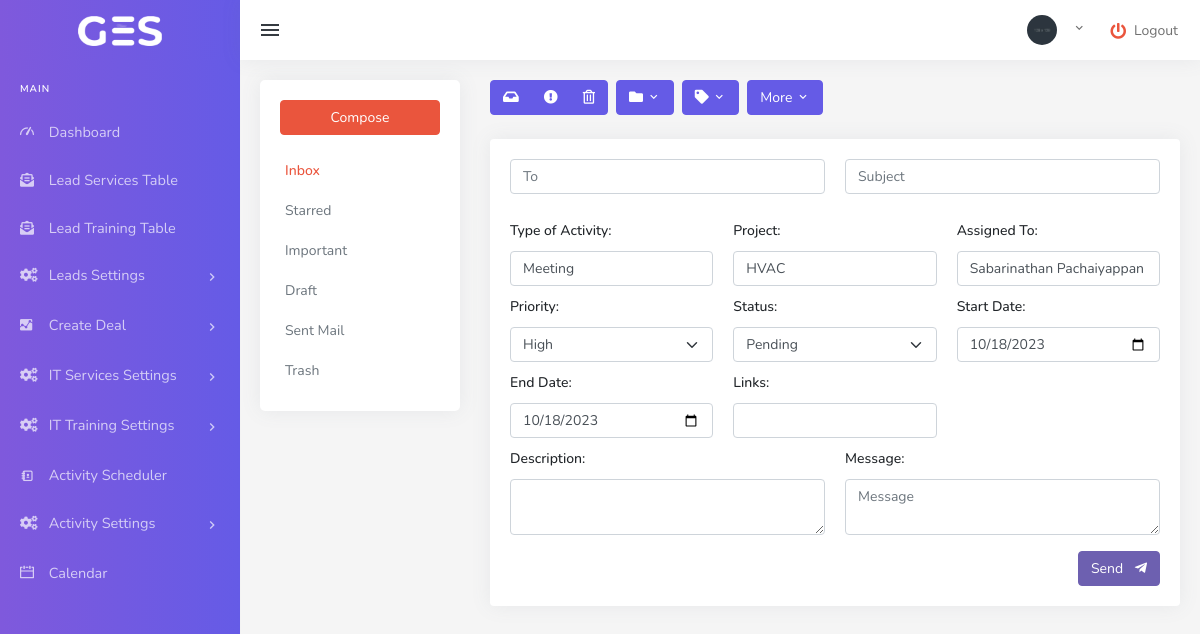
Screenshot of /ActivityController/email/5 with the database file from the repository.
### tables this page shows
CREATE TABLE `activityscheduler` (
  `ActivityID` int(11) NOT NULL,
  `TypeOfActivity` varchar(255) DEFAULT NULL,
  `Project` varchar(255) DEFAULT NULL,
  `AssignedTo` varchar(255) DEFAULT NULL,
  `Priority` varchar(50) DEFAULT NULL,
  `Status` varchar(50) DEFAULT NULL,
  `StartDate` date DEFAULT NULL,
  `EndDate` date DEFAULT NULL,
  `description` text DEFAULT NULL,
  `links` varchar(255) DEFAULT NULL
);

### application/controllers/ActivityController.php (called while the page is built, shortened)
<?php
class ActivityController extends CI_Controller {
    public function __construct() {
        $this->load->model('ActivityModel');
        $this->load->model('User_model');
        $this->load->model('Project_model');
    }
    public function email($activity_id) {
            $data['activity'] = $this->ActivityModel->get_activity($activity_id);
            $this->load->view('includes/header',$page_data);
            $this->load->view('email/index', $data);
            $this->load->view('includes/footer',$page_data);
    }
}
?>

### index.php (called while the page is built, shortened)
<?php
require_once BASEPATH.'core/CodeIgniter.php';

### application/models/ActivityModel.php (called while the page is built, shortened)
<?php
class ActivityModel extends CI_Model {
public function get_activity($activity_id) {
    try {
        $this->db->select('ActivityID, TypeOfActivity, Project, AssignedTo, Priority, Status, StartDate, EndDate, Description, Links');
        $this->db->where('ActivityID', $activity_id);
        $query = $this->db->get('activityscheduler');
        return $query->row();
    } catch (Exception $e) {
        log_message('error', 'Error fetching activity by ID: ' . $e->getMessage());
        return false;
    }
}
}
?>

### application/views/email/index.php (the view, shortened to what this page needs)
<div class="row">
                            <div class="col-12">
                                <div class="email-leftbar">
                                    <div class="d-grid">
                                        <a href="email-compose.html" class="btn btn-danger rounded btn-custom  waves-effect waves-light">Compose</a>
                                    </div>
                                    <div class="mail-list mt-3">
                                        <a href="#" class="active">Inbox <span class="ms-1"></span></a>
                                        <a href="#">Starred</a>
                                        <a href="#">Important</a>
                                        <a href="#">Draft</a>
                                        <a href="#">Sent Mail</a>
                                        <a href="#">Trash</a>
                                    </div>
                                </div>
                                <div class="email-rightbar">
                                    <div class="btn-toolbar" role="toolbar">
                                        <div class="btn-group me-2 mb-2 mb-sm-0">
                                            <button type="button" class="btn btn-primary waves-light waves-effect"><i class="fa fa-inbox"></i></button>
                                            <button type="button" class="btn btn-primary waves-light waves-effect"><i class="fa fa-exclamation-circle"></i></button>
                                            <button type="button" class="btn btn-primary waves-light waves-effect"><i class="far fa-trash-alt"></i></button>
                                        </div>
                                        <div class="btn-group me-2 mb-2 mb-sm-0">
                                            <button type="button" class="btn btn-primary waves-light waves-effect dropdown-toggle" data-bs-toggle="dropdown" aria-expanded="false">
                                                <i class="fa fa-folder"></i>
                                                <i class="mdi mdi-chevron-down"></i>
                                            </button>
                                        </div>
                                        <div class="btn-group me-2 mb-2 mb-sm-0">
                                            <button type="button" class="btn btn-primary waves-light waves-effect dropdown-toggle" data-bs-toggle="dropdown" aria-expanded="false">
                                                <i class="fa fa-tag"></i>
                                                <i class="mdi mdi-chevron-down"></i>
                                            </button>
                                        </div>
                                        <div class="btn-group me-2 mb-2 mb-sm-0">
                                            <button type="button" class="btn btn-primary waves-light waves-effect dropdown-toggle" data-bs-toggle="dropdown" aria-expanded="false">
                                                More <i class="mdi mdi-chevron-down"></i>
                                            </button>
                                        </div>
                                    </div>
                                    <div class="card mt-4">
                                        <div class="card-body">
                                        <form method="post" action="<?php echo base_url('ActivityController/submit_form'); ?>">
                                            <div>
                                                <div class="mb-3">
        <div class="row">
        <div class="col-md-6 mb-3">
        <input type="email" class="form-control" placeholder="To" name="to_email">
                                                </div>
                                                <div class="col-md-6 mb-3">
                                                <input type="text" class="form-control" placeholder="Subject" name="subject">
                                                </div>
                                                    <div class="col-md-4">
        <label for="TypeOfActivity" class="form-label">Type of Activity:</label>
        <input type="text" class="form-control" id="TypeOfActivity" name="TypeOfActivity"
               value="<?= $activity->TypeOfActivity ?>" required>
    </div>
    <div class="col-md-4">
        <label for="Project" class="form-label">Project:</label>
        <input type="text" class="form-control" id="Project" name="Project"
               value="<?= $activity->Project ?>" required>
    </div>
    <div class="col-md-4">
        <label for="AssignedTo" class="form-label">Assigned To:</label>
        <input type="text" class="form-control" id="AssignedTo" name="AssignedTo"
               value="<?= $activity->AssignedTo ?>" required>
    </div>
    <div class="col-md-4">
        <label for="Priority" class="form-label">Priority:</label>
        <select class="form-select" id="Priority" name="Priority">
            <option value="High" <?php if ($activity->Priority === 'High') echo 'selected'; ?>>High</option>
        </select>
    </div>
    <div class="col-md-4">
        <label for="Status" class="form-label">Status:</label>
        <select class="form-select" id="Status" name="Status">
            <option value="Pending" <?php if ($activity->Status === 'Pending') echo 'selected'; ?>>Pending</option>
        </select>
    </div>
    <div class="col-md-4">
        <label for="StartDate" class="form-label">Start Date:</label>
        <input type="date" class="form-control" id="StartDate" name="StartDate"
               value="<?= $activity->StartDate ?>" required>
    </div>
    <div class="col-md-4">
        <label for="EndDate" class="form-label">End Date:</label>
        <input type="date" class="form-control" id="EndDate" name="EndDate"
               value="<?= $activity->EndDate ?>" required>
    </div>
    <div class="col-md-4">
        <label for="Links" class="form-label">Links:</label>
        <input type="text" class="form-control" id="Links" name="Links" value="<?= $activity->Links ?>">
    </div>
    <div class="col-md-6">
        <label for="Description" class="form-label">Description:</label>
        <textarea class="form-control" id="Description" name="Description"><?= $activity->Description ?></textarea>
    </div>
    <div class="col-md-6">
        <label for="Description" class="form-label">Message:</label>
        <textarea class="form-control" placeholder="Message" name="message"></textarea>
    </div>
   </div>
                                                </div>
                                                <div class="btn-toolbar mb-0">
    <div class="ms-auto">
    <button type="submit" class="btn btn-purple waves-effect waves-light">
        <span>Send</span>
        <i class="fab fa-telegram-plane ms-2"></i>
    </button>
    </div>
</div>
                                            </div>
                                         </form>
                                        </div>
                                    </div>
                                </div>
                            </div>
                        </div>

### application/views/email/index.php (style rules this page uses)
label.form-label { margin-top: 10px; margin-bottom: 10px; }

### rows the page displays
activityscheduler: TypeOfActivity "Meeting", Project "HVAC", AssignedTo "Sabarinathan Pachaiyappan", Priority "High", Status "Pending", StartDate "10/18/2023", EndDate "10/18/2023"
